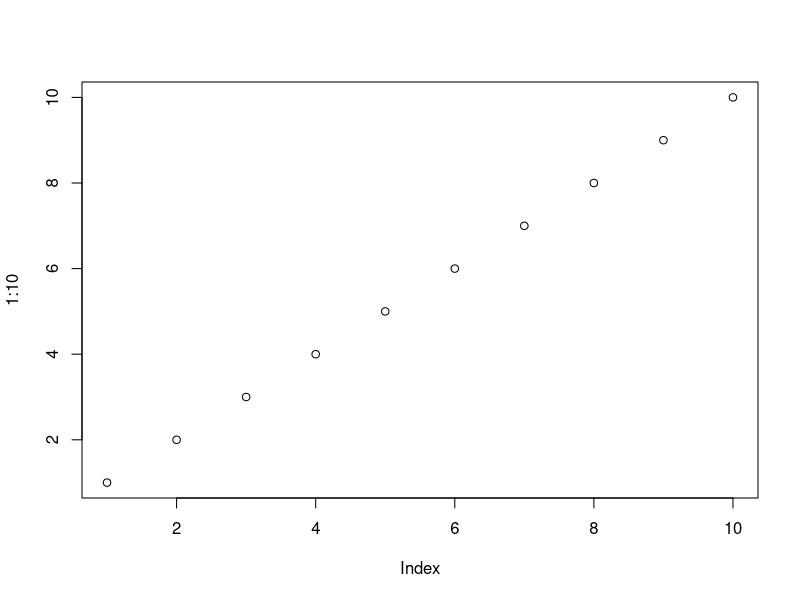
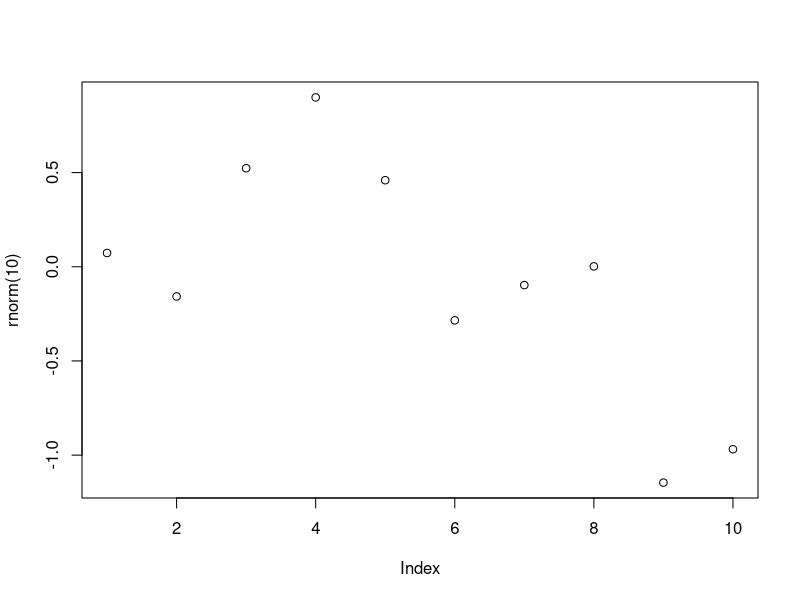

Source code (R) for these figures, in order:
## ---- chunk 1
#| label: setup
#| include: false
fn = local({
  i = 0
  function(x) {
    i <<- i + 1
    paste('Figure ', i, ': ', x, sep = '')
  }
})
## ---- chunk 2
#| label: test-a
#| fig.cap: !expr fn("this is one plot")
plot(1:10)
## ---- chunk 3
#| label: test-b
#| fig.cap: !expr fn("another plot")
plot(rnorm(10))
